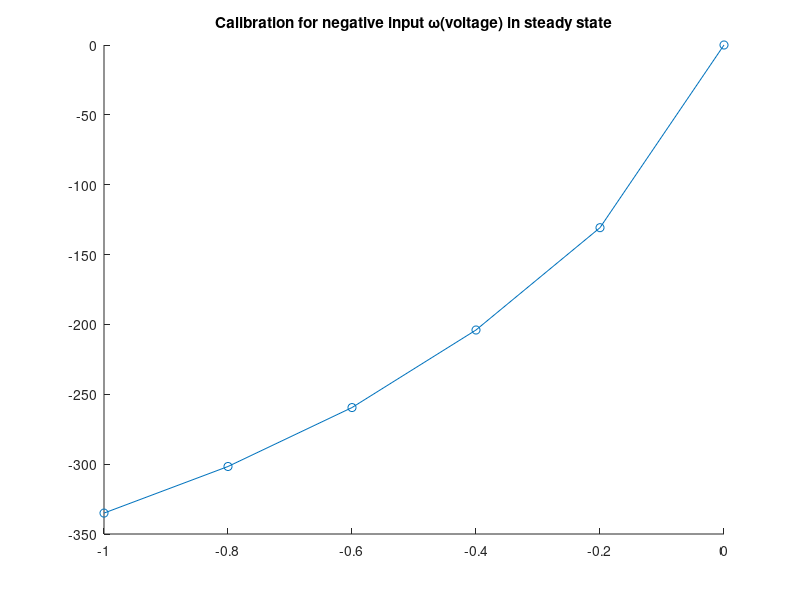
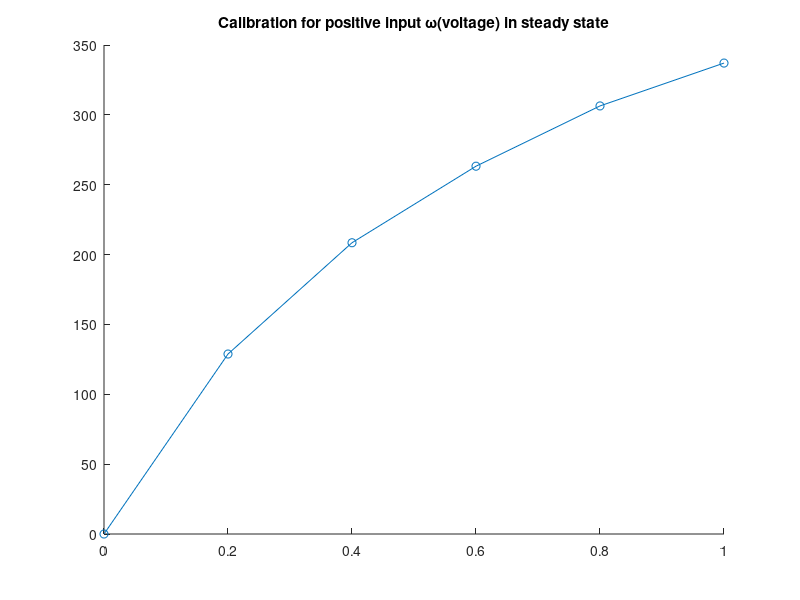
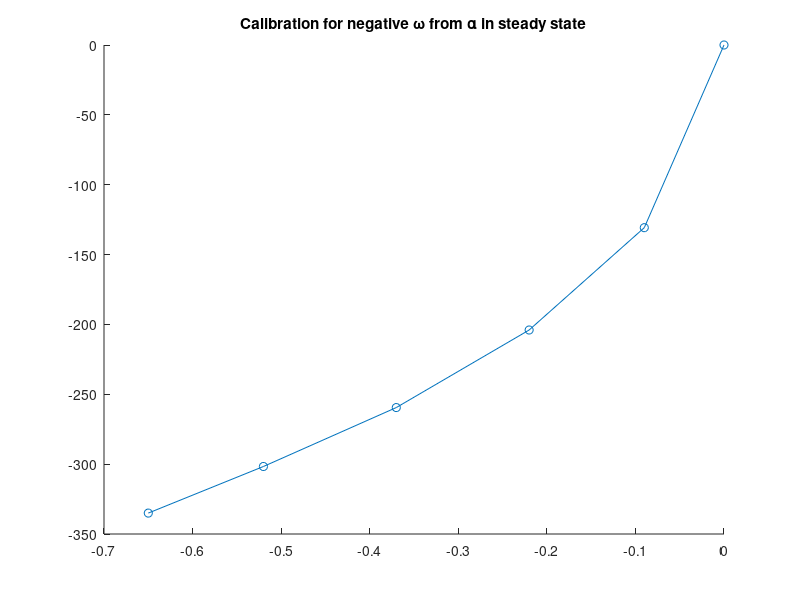
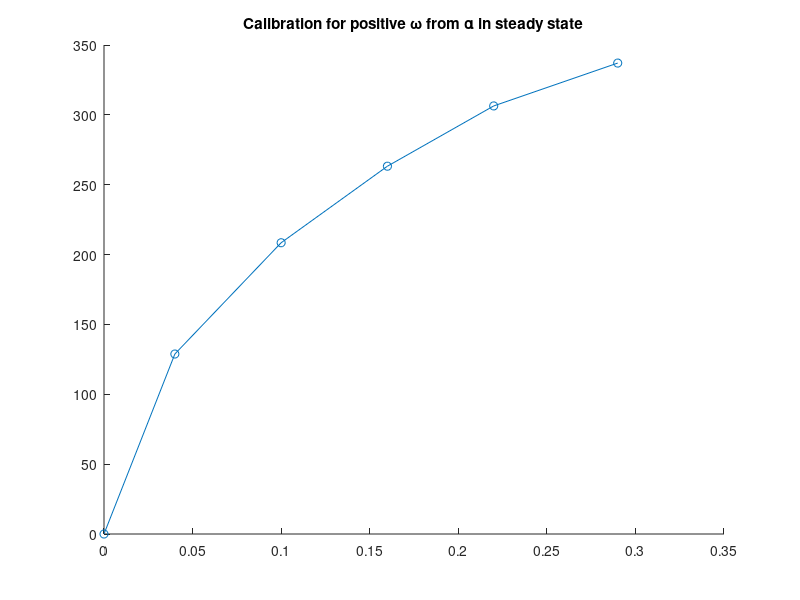

Source code (MATLAB) for these figures, in order:
clear all;
close all;
clc
%%

% negative iput
fan1_voltage__ = [-1, -0.8, -0.6, -0.4, -0.2, 0];
fan1_omega__ = [-335.03, -301.68, -259.50, -203.99, -130.75, 0];

figure;
hold on;
plot(fan1_voltage__, fan1_omega__, '-o');

title('Calibration for negative input \omega(voltage) in steady state');
hold off;

fan1_voltage_n = [0, 0.2, 0.4, 0.6, 0.8, 1];
fan1_omega_n = [0, 128.82, 208.47, 263.25, 306.39, 337.07];

figure;
hold on;
plot(fan1_voltage_n, fan1_omega_n, '-o');

title('Calibration for positive input \omega(voltage) in steady state');
hold off;

% negative alpha
% fan1_alpha_negative = []
% fan1_alpha_negative = []

% omega:
% radians/s 

x = 1;
% negative:
negative = 272.9 * x * x + 593.4 * x - 8.529;

% positive:
positive = -284.3 * x * x + 609 * x + 7.086;



%%

% negative iput
fan1_alpha__ = [-0.65, -0.52, -0.37, -0.22, -0.09, 0];
fan1_omega__ = [-335.03, -301.68, -259.50, -203.99, -130.75, 0];

figure;
hold on;
plot(fan1_alpha__, fan1_omega__, '-o');

title('Calibration for negative \omega from \alpha in steady state');
hold off;

fan1_alpha_n = [0, 0.04, 0.10, 0.16, 0.22, 0.29];
fan1_omega_n = [0, 128.82, 208.47, 263.25, 306.39, 337.07];

figure;
hold on;
plot(fan1_alpha_n, fan1_omega_n, '-o');

title('Calibration for positive \omega from \alpha in steady state');
hold off;

% negative:
%negative alpha = 6659*x^4 + 1.083*10000 *x^3 + 6343 * x * x +1888*x -
%1.157

%positive alpha = -1.905*100000*x^4 + 1.299*100000*x^3 - 3.225*10000 * x *
%x + 4233*x + 0.7921

% positive:
% positive alpha= -284.3 * x * x + 609 * x + 7.086;

%% From alpha to U

fan1_voltage__ = [-1, -0.8, -0.6, -0.4, -0.2, 0];
fan1_alpha__ = [-0.65, -0.52, -0.37, -0.22, -0.09, 0];

fan1_voltage_n = [0, 0.2, 0.4, 0.6, 0.8, 1];
fan1_alpha_n = [0, 0.04, 0.10, 0.16, 0.22, 0.29];


figure
plot(fan1_alpha__,fan1_voltage__)
title('\alpha to voltage')
xlabel('\alpha')
ylabel('voltage')


figure
plot(fan1_alpha_n,fan1_voltage_n)
title('\alpha to voltage')
xlabel('\alpha')
ylabel('voltage')





